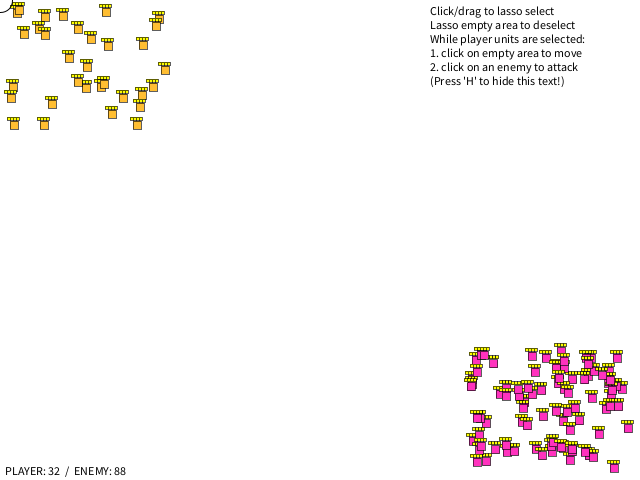
Frame 1 (no input)
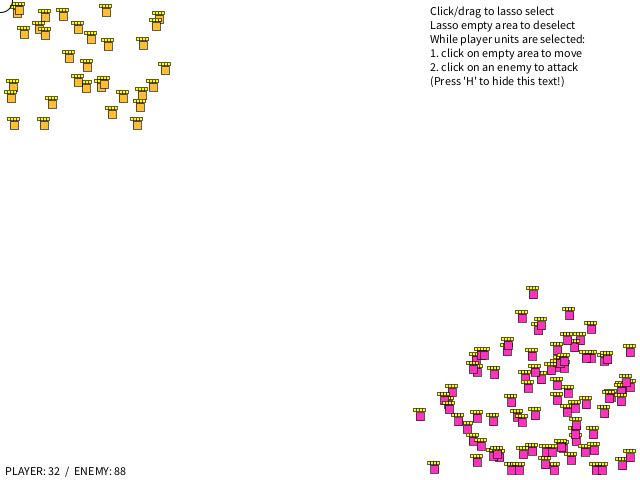
Frame 60 (the mouse pressed at the canvas centre just before this capture)
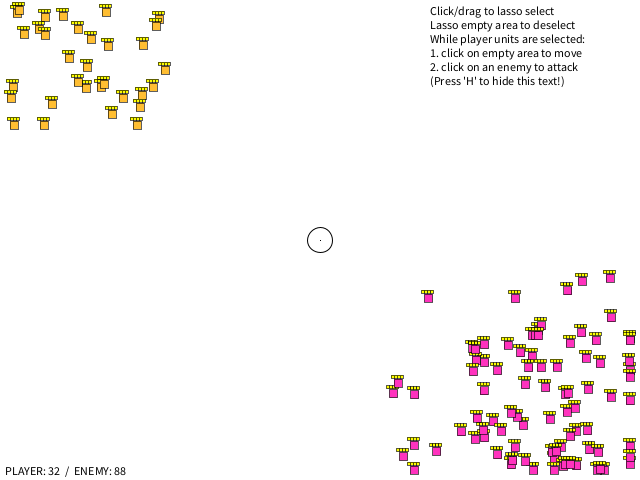
Frame 120 (the mouse held since frame 60 and released just before this capture)

The Processing sketch that drew these frames (run headless with seeded random() and noise(); from frame 60 on, the mouse is pressed at the canvas centre):

// Processing sketch: rtsGame
// ── rtsGame.pde
/* Hands-On Game Programming
 * By Chris DeLeon
 *
 * Commercial educational example. Do not distribute source.
 *
 * Feel free to use this code as a starting point or as scrap
 * parts to harvest from. Your compiled program using the
 * derivative code can be distributed, for free or commercially,
 * without any attribution or mention of Chris DeLeon.
 * (unless used for school - then make clear which work is yours!)
 */
 
final int UNITS_IN_NEW_BATTLE = 120;

ArrayList units = new ArrayList();
ArrayList selectedUnits = new ArrayList();
Unit newSelection = null;
boolean showHelp = true;

int playerArmyUnitsAlive;
int enemyArmyUnitsAlive;

void setup() { // setup() happens once at program start
  size(640,480);  
  resetUnits();
  resetMouseLasso();
}

void drawBackgroundToErasePreviousState() {
  noStroke();
  fill(255,255,255);
  rect(0,0,width,height);
}

void draw() { // draw() happens every frame (automatically)
  
  drawBackgroundToErasePreviousState();
  
  // drawing dead in earlier pass so they never get drawn
  // on top of / over the living units. As a minor optimization
  // we could keep a separate ArrayList to move dead unis to,
  // but at this protoype scale that's not really necessary
  noStroke(); // turning off stroke for dead units
  for(int i=0;i<units.size();i++) {
    Unit eachUnit = (Unit)units.get(i);
    if(eachUnit.isDead) {
      eachUnit.drawDead();
    }
  }
  
  // clear count of living units, will recount while updating units
  playerArmyUnitsAlive = 0;
  enemyArmyUnitsAlive = 0;

  for(int i=0;i<units.size();i++) {
    Unit eachUnit = (Unit)units.get(i);
    if(eachUnit.isDead==false) {
      eachUnit.moveMe();
      eachUnit.drawMe();
      
      // updating tally of how many are alive on each team
      if(eachUnit.playerTeam) {
        playerArmyUnitsAlive++;
      } else {
        enemyArmyUnitsAlive++;
      }
    }
  }

  // NOTE: this next loop is not through all units, but
  // is only through the currently SELECTED units
  // backward loop, so that we can remove safely as we iterate
  for(int i=selectedUnits.size()-1;i>=0;i--) {
    Unit eachUnit = (Unit)selectedUnits.get(i);
    if(eachUnit.isDead) {
      selectedUnits.remove(i);
    } else {
      eachUnit.showSelectionBox();
    }
  }
  
  drawMouse();
    
  interfaceDisplay();
}

void interfaceDisplay() {
  fill(0,0,0);
  if(showHelp) {
    text("Click/drag to lasso select\n"+
       "Lasso empty area to deselect\n"+
       "While player units are selected:\n"+
       "1. click on empty area to move\n"+
       "2. click on an enemy to attack\n"+
       "(Press 'H' to hide this text!)",width-210,15);
  } else {
    text("Press 'H' to toggle help text",width-210,15);
  }
       
  text("PLAYER: " + playerArmyUnitsAlive +
       "  /  ENEMY: " + enemyArmyUnitsAlive,5,height-5);
  if(playerArmyUnitsAlive==0) {
    text("ENEMY WON! (PRESS SPACE TO RESET)",5,height-20);
  } else if(enemyArmyUnitsAlive==0) {
    text("YOU WON! (PRESS SPACE TO RESET)",5,height-20);
  }
}

void resetUnits() {
  units.clear();
  selectedUnits.clear();
  for(int i=0;i<UNITS_IN_NEW_BATTLE;i++) {
    units.add( new Unit() );
  }
}

void keyPressed() { // called when any key gets pressed
  if(key == ' ') {
    if(playerArmyUnitsAlive==0 || enemyArmyUnitsAlive==0) {
      resetUnits();
    }
  }
  if(key == 'h' || key == 'H') {
    showHelp = !showHelp;
  }
}



// ── Unit.pde
class Unit {
  final float MOVE_SPEED = 1.5;
  final float ATTACK_RANGE = 30.0;
  final int START_HEALTH = 4;
  
  final int MIN_RELOAD_FRAMES = 10;
  final int MAX_RELOAD_FRAMES = 15;

  final int MIN_AI_RETHINK_FRAMES = 24;
  final int MAX_AI_RETHINK_FRAMES = 70;
  
  final int MIN_AI_WANDER_RANGE = 35; // in pixels
  final int MAX_AI_WANDER_RANGE = 100;
  
  final int MIN_DODGE_RANGE = 10; // in pixels
  final int MAX_DODGE_RANGE = 20;
  
  final int MARGIN = 10;
  final int AI_MOOD_WANDER = 0;
  final int AI_MOOD_ATTACK = 1;
  final int AI_MOOD_TYPES = 2;
  final float AI_TARGET_RANGE = ATTACK_RANGE*4.0;
  
  float meX,meY;
  float gotoX,gotoY;
  int framesReloadTime;
  int hitpoints;
  int frames_AI_Rethink;
  boolean isDead = false;
  boolean isAttacking;
  boolean playerTeam;
  int aiMood;
  Unit target;
  Unit targetBetweenDodge;

  void randomReset() {
    meX = (int)random(width*0.25);
    meY = (int)random(height*0.25);
    // put 70% of soldiers on AI team, so player has to use strategy 
    playerTeam = (random(100)<30);
    targetBetweenDodge = null;
    if(playerTeam == false) { // start AI in opposite corner
      meX += width*0.75-MARGIN;
      meY += height*0.75-MARGIN;
    } else {
      meX += MARGIN;
      meY += MARGIN;
    }
    gotoX = meX;
    gotoY = meY;
    hitpoints = START_HEALTH;
    frames_AI_Rethink = 0;
    isDead = false;
    isAttacking = false;
    target = null;
  }

  Unit() {
    randomReset();
  }
  
  void damage(Unit fromUnit) {
    hitpoints--;
    if(hitpoints <= 0) {
      isDead = true;
      isAttacking = false;
      target = null;
    } else if(target == null) {
      target = fromUnit;
    }
  }
  
  void boundsCheck() {
    if(gotoX < MARGIN) {
      gotoX = MARGIN;
    }
    if(gotoX > width-MARGIN) {
      gotoX = width-MARGIN;
    }
    if(gotoY < MARGIN) {
      gotoY = MARGIN;
    }
    if(gotoY > height-MARGIN) {
      gotoY = height-MARGIN;
    }
  }
  
  void attackIfInRange() {
    if(isAttacking || target!=null) {
      return; // already ordered to attack? don't change target
    }
    if(meX!=gotoX || meY!=gotoY) {
      return; // following orders to move - don't override orders
    }
    for(int i=0;i<units.size();i++) {
      Unit eachUnit = (Unit)units.get(i);
      if(eachUnit.isDead == false &&
            eachUnit.playerTeam !=playerTeam && 
            dist(meX,meY,eachUnit.meX,eachUnit.meY) <
                                      ATTACK_RANGE) {
        target = eachUnit;
        break; // a target was found in range, quit looking
      }
    }
  }
  
  void aiUpdate() {
    frames_AI_Rethink--;
    if(frames_AI_Rethink <= 0) {
      aiMood = (int)random(AI_MOOD_TYPES);
      frames_AI_Rethink = (int)random(MIN_AI_RETHINK_FRAMES,
                                 MAX_AI_RETHINK_FRAMES);
      switch(aiMood) {
        case AI_MOOD_WANDER:
          float distWander = random(MIN_AI_WANDER_RANGE,
                                    MAX_AI_WANDER_RANGE);   
          float angTo = random(PI*2.0);
          gotoX = meX + cos(angTo)*distWander;
          gotoY = meY + sin(angTo)*distWander;
          boundsCheck();
          break;
        case AI_MOOD_ATTACK:
          for(int i=0;i<units.size();i++) {
            Unit eachUnit = (Unit)units.get(i);
            if(eachUnit.isDead == false &&
               eachUnit.playerTeam && 
               dist(meX,meY,eachUnit.meX,eachUnit.meY) <
                                            AI_TARGET_RANGE) {
              target = eachUnit;
              break; // a target was found in range, quit looking
            }
          }
          break;
      } // end of switch
    } // end of AI rethink time
  } // end of ai function
  
  void moveMe() {
    if(isDead) {
      return;
    }
    
    if(playerTeam == false) {
      aiUpdate();
    }
    
    attackIfInRange();
    
    isAttacking = false;
    if(target != null) {
      if(target.isDead) {
        target = null;
        gotoX = meX;
        gotoY = meY;
      } else {
        float deltaX = target.meX-meX;
        float deltaY = target.meY-meY;
        float distFromEnemy = dist(meX,meY,
                              target.meX,target.meY);
        if(distFromEnemy <= ATTACK_RANGE) {
          isAttacking = true;
          gotoX = meX;
          gotoY = meY;
        } else {
          gotoX = target.meX-0.95*ATTACK_RANGE*deltaX/distFromEnemy;
          gotoY = target.meY-0.95*ATTACK_RANGE*deltaY/distFromEnemy;
        }
      }
    }
    
    framesReloadTime--;
    if(isAttacking) {
       if(framesReloadTime <= 0) {
         framesReloadTime = (int)random(MIN_RELOAD_FRAMES,MAX_RELOAD_FRAMES);
         target.damage(this);
         float distDodge = random(MIN_DODGE_RANGE,
                                  MAX_DODGE_RANGE);   
         float angTo = random(PI*2.0);
         gotoX = meX + cos(angTo)*distDodge;
         gotoY = meY + sin(angTo)*distDodge;
         targetBetweenDodge = target;
         target = null;
         boundsCheck();
       }
    }
    
    // using trig to move straight toward target destination
    float distToGo = dist(meX,meY,gotoX,gotoY);
    if(distToGo > MOVE_SPEED) {
      float angTo = atan2(gotoY-meY,gotoX-meX);
      meX += cos(angTo)*MOVE_SPEED;
      meY += sin(angTo)*MOVE_SPEED;
    } else { // lock in position, checked elsewhere to know if moving
      meX = gotoX;
      meY = gotoY;
      if(targetBetweenDodge != null) {
        target = targetBetweenDodge;
        targetBetweenDodge = null;
      }
    }
    // commented out below is how to avoid trig by instead doing
    // simple comparisons though then it doesn't move straight to
    // the target and moves faster diagonally than along an axis
    /*
    if(meX<gotoX-MOVE_SPEED) {
      meX += MOVE_SPEED;
    }
    if(meX>gotoX+MOVE_SPEED) {
      meX -= MOVE_SPEED;
    }
    if(meY<gotoY-MOVE_SPEED) {
      meY += MOVE_SPEED;
    }
    if(meY>gotoY+MOVE_SPEED) {
      meY -= MOVE_SPEED;
    }*/
  }
  
  void gotoMouse(int formationPosition,int formationDim) {
    int rowNum = formationPosition / formationDim;
    int colNum = formationPosition % formationDim;
    gotoX = mouseX + 10.0f*colNum;
    gotoY = mouseY + 10.0f*rowNum;
    boundsCheck();
    target = null;
  }
  
  void mouseCheck() {
    if(isDead==false && 
        dist(meX,meY,mouseX,mouseY) < SELECTOR_RANGE) {
      newSelection = this;
    }
  }
  
  boolean isInLasso() {
    return (meX<lassoX1 ||
            meX>lassoX2 ||
            meY<lassoY1 ||
            meY>lassoY2) == false;
  }
  
  void showHealth() {
    stroke(0,0,0,160);
    for(int i=0;i<START_HEALTH;i++) {
      if(hitpoints>i) {
        fill(255,255,0);
      } else {
        fill(0,0,0);
      }
      rect(meX-7+i*3,meY-8,3,3);
    }
  }
  
  void showSelectionBox() {
    noFill();
    stroke(0,0,0);
    rect(meX-10,meY-10,20,20);
  }
  
  void drawDead() {
    if(playerTeam) {
      fill(255,220,0);
    } else {
      fill(255,0,220);
    }
    rect(meX-3,meY-2,6,4);
  }
  
  void drawMe() {
    stroke(0,0,0);
    showHealth();
    if(playerTeam) {
      fill(255,190,50);
    } else {
      fill(255,50,190);
    }
    
    rect(meX-4,meY-4,8,8);
    
    if(target != null) {
      if(isAttacking) {
        stroke(255,120,0);
      } else {
        stroke(100,100,100);
      }
      line(meX,meY,target.meX,target.meY);
    }
  }
}

// ── mouseSelect.pde
final float SELECTOR_RANGE = 12.5;

int lassoX1,lassoY1,lassoX2,lassoY2;

void resetMouseLasso() {
  lassoX1=lassoY1=lassoX2=lassoY2=0;
}

void drawMouse() {
  noFill();
  stroke(0);
  ellipse(mouseX,mouseY,
           SELECTOR_RANGE*2.0,SELECTOR_RANGE*2.0);
           
  if(lassoX1 != 0 && lassoY1 != 0) {
    lassoX2 = mouseX;
    lassoY2 = mouseY;
    noFill();
    rect(lassoX1,lassoY1,lassoX2-lassoX1,lassoY2-lassoY1);
  }
}

// mousePressed and mouseReleased are not explicitly called by our code
// these functions are connected automatically by Processing to when a
// mouse button is first pushed down or just recently let back up
void mousePressed() { // called when mouse button goes down
  newSelection = null;
  for(int i=0;i<units.size();i++) {
    Unit eachUnit = (Unit)units.get(i);
    eachUnit.mouseCheck();
  }
  if(newSelection != null) {
    if(newSelection.playerTeam) {
      selectedUnits.clear();
      selectedUnits.add(newSelection);
    } else if(selectedUnits.size() > 0) {
      for(int i=0;i<selectedUnits.size();i++) {
        Unit eachUnit = (Unit)selectedUnits.get(i);
        eachUnit.target = newSelection;
      }
    } else { // lets us lasso select drag from over enemy units
      lassoX1=mouseX;
      lassoY1=mouseY;
    }
  } else { // start lasso select if no unit clicked on
    lassoX1=mouseX;
    lassoY1=mouseY;
  }
}

// we don't call this code directly - see comment above mousePressed()
void mouseReleased() { // called when mouse button goes up
  if(lassoX1==0 && lassoY1==0) {
    return;
  }
  // this next line distinguishes a click (release near press)
  // from a drag, to know whether to lasso select or move selection
  else if( dist(lassoX1,lassoY1,mouseX,mouseY) < 8.0 ) {
    if(selectedUnits.size() > 0) {
      int formationDimension = (int)sqrt(selectedUnits.size()+2);
      for(int i=0;i<selectedUnits.size();i++) {
        Unit eachUnit = (Unit)selectedUnits.get(i);
        eachUnit.gotoMouse(i,formationDimension);
      }
    }
  } else {
    // lasso selection is done by comparing rectangle edges to each
    // unit's coordinates. this kind of comparison is easier if we
    // can count on which horizontal variable is left of the other,
    // and which vertical variable is above the other. These next
    // couple of comparisons switch the variables so we when doing
    // the comparison we can count on lassoX1 being left of lassoX2
    // and lassoY1 being above lassoY2
    int tempSwap;
    if(lassoX2 < lassoX1) {
      tempSwap = lassoX2;
      lassoX2 = lassoX1;
      lassoX1 = tempSwap;
    }
    if(lassoY2 < lassoY1) {
      tempSwap = lassoY2;
      lassoY2 = lassoY1;
      lassoY1 = tempSwap;
    }
    
    // forget any selected units...
    selectedUnits.clear();
    // ...then accumulate as selected any units in the lasso
    for(int i=0;i<units.size();i++) {
      Unit eachUnit = (Unit)units.get(i);
      if(eachUnit.playerTeam && eachUnit.isInLasso()) {
        selectedUnits.add(eachUnit);
      }
    }
  }
  
  // lose the lasso information
  resetMouseLasso();
}
